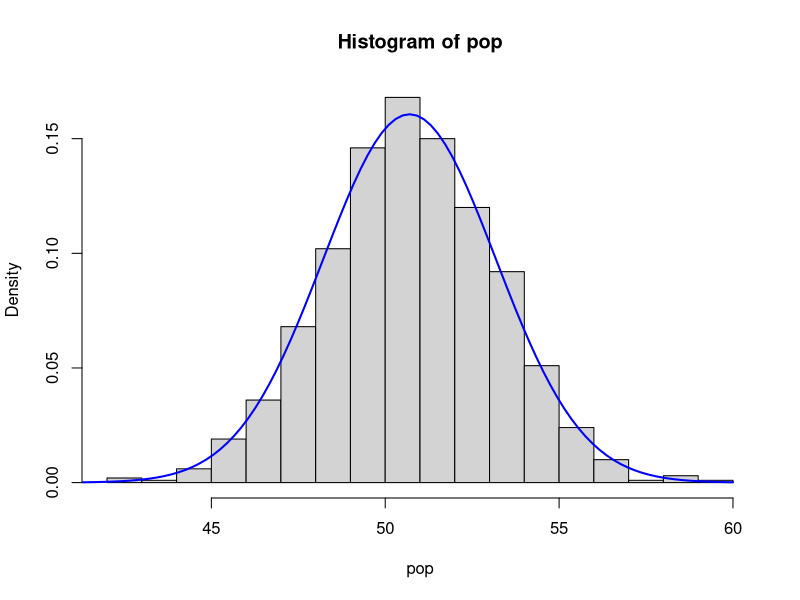
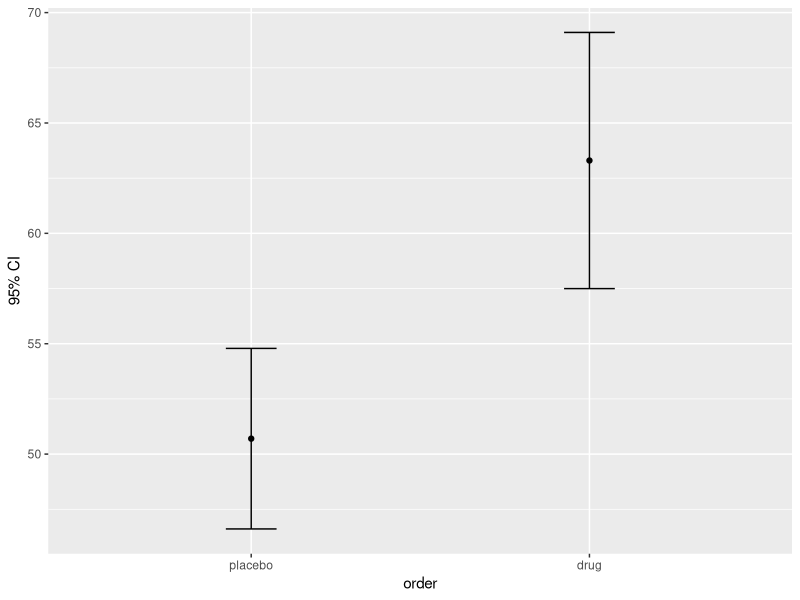
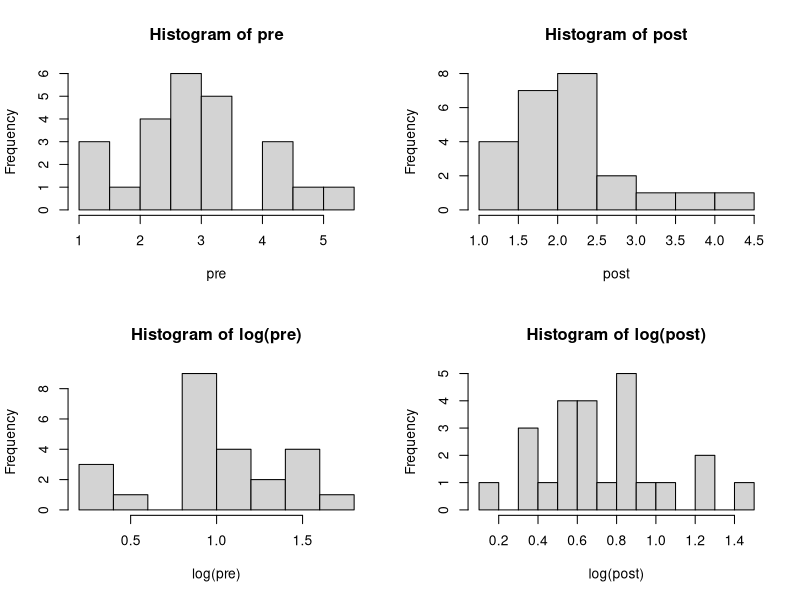
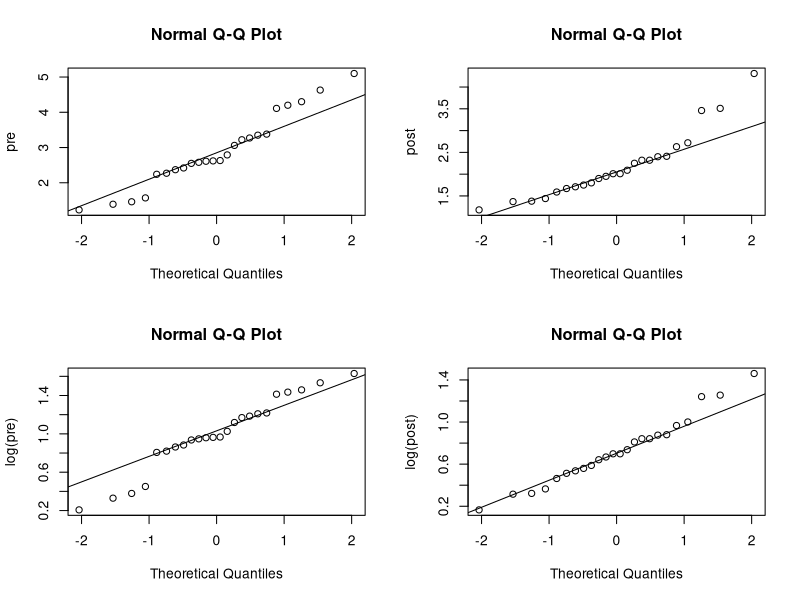

Reproduce these figures in R, in order.
## ---- chunk 1
knitr::opts_chunk$set(echo = TRUE, collapse = TRUE)
library(ggplot2)
## ---- chunk 2
# sample data
Placebo = c(54,51,58,44,55,52,42,47,58,46)
Drug = c(54,73,53,70,73,68,52,65,65,60)
## ---- chunk 3
## estimate the population parameters

## mean
pop_mean_est = mean(Placebo)

## s.d. -- use the sample variance and the Chi-square distribution
## sigma^2 = df * s^2 / chisq_est(0.5,9)

# a) compute chi-squared estimate
chisq_est = qchisq(0.5, length(Placebo)-1)

# b) compute pop sd estimate
pop_sd_est = sqrt( (length(Placebo)-1)*sd(Placebo) / chisq_est )

## check the estimated parameters
paste("Chi-square = ",round(chisq_est,4),
      " ; Pop. SD est. = ",round(pop_sd_est,4))

paste("Population mean estimate = ",round(pop_mean_est,3))

## simulate a population using the estimated population mean and sd
pop = rnorm(1000,mean=pop_mean_est,sd=pop_sd_est)

## visualize the results
hist(pop, breaks=20, freq=FALSE)
xfit = seq(40,60,length=100)
yfit = dnorm(xfit,mean=pop_mean_est,sd=pop_sd_est)
lines(xfit,yfit,col="blue",lwd = 2)

## check the parameters from the simulated population
paste("Pop. mean (simulated) = ",round(mean(pop),3),
      " ; Pop. SD (simulated) = ",round(sd(pop),4))

## ---- chunk 4
## t_critical: # 2.26 = t-score for 97.5% area
# Placebo and Drug are the same length so this works for both
t_0.975 = qt(p = .975, df = length(Placebo)-1)
paste0("t_crit = ",round(t_0.975,4))  # 2.26 = z-score for 97.5% area

## placebo
Pmean = mean(Placebo)
Pse=sd(Placebo)/sqrt(length(Placebo))

# 95% CI
c(Pmean - Pse * t_0.975, Pmean + Pse * t_0.975)

## drug
Dmean = mean(Drug)
Dse=sd(Drug)/sqrt(length(Drug))

# 95% CI
c(Dmean - Dse * t_0.975, Dmean + Dse * t_0.975)
## ---- chunk 5
# confidence intervals
ci1 = t.test(Placebo, mu=mean(pop))$conf.int[1:2]  # placebo
ci2 = t.test(Drug, mu=mean(pop))$conf.int[1:2]  # drug
c(ci1,ci2)

##############################################################
# visualize confidence intervals with a quick plot (ggplot2)
data.df = data.frame(group = c("placebo","drug"),
                     mean = c(mean(Placebo),mean(Drug)),
                     ci_low = c(ci1[1],ci2[1]),
                     ci_hi  = c(ci1[2],ci2[2]) )
# this is needed to plot groups in the desired order
# (default is alphabetical)
data.df$order = factor(data.df$group, as.character(data.df$group))
qplot(x    = order,
      y    = mean, ylab="95% CI",
      data = data.df) +
  geom_errorbar(aes(ymin  = ci_low,
                    ymax  = ci_hi,
                    width = 0.15))
## ---- chunk 6
# Placebo sample
t.test(Placebo, mu=mean(pop))
t.test(Placebo, mu=mean(Placebo))

# Drug sample
t.test(Drug, mu=mean(pop))
t.test(Drug, mu=mean(Placebo))
## ---- chunk 7
# mean difference
mean_diff = mean(Drug) - mean(Placebo)  # 12.6
mean_diff

# SE of the difference
se_diff = sqrt ( var(Placebo)/length(Placebo) + 
                   var(Drug) /length(Drug) )
se_diff

# critical t-value
t_crit = abs(qt(p=0.025, df=18))  # same as qt(p=0.975, df=18)
t_crit

# 95% CI
c(mean_diff - t_crit * se_diff, mean_diff +  t_crit * se_diff)
## ---- chunk 8
# compute the test statistic for the mean difference
t_score = mean_diff / se_diff
t_score

# degrees of freedom for 2-sample test
df_2sample = length(Placebo)+length(Drug)-2

# compute a two-sided p-value
2*pt(q = t_score, df = df_2sample, lower.tail = F)

# perform two versions of a 2-sample test using R
t.test(Drug, Placebo, var.equal = T)  # standard test
t.test(Drug, Placebo, var.equal = F)  # Welch's approximation
## ---- chunk 9
## manual p-value using the t-statistic

# paired mean difference
pair_diff = Drug-Placebo

# SE of the difference
se_diff = sd(pair_diff)/sqrt(length(pair_diff))

# observed t-statistic
t_stat = mean(pair_diff)/se_diff
t_stat

# probability
2*pt(t_stat, df=9, lower.tail = F)
## ---- chunk 10
# manual p-value using the t-statistic
pair_diff = Drug-Placebo

se_diff = sd(pair_diff)/sqrt(length(pair_diff))
t_stat = mean(pair_diff)/se_diff
t_stat
2*pt(t_stat, df=9, lower.tail = F)

## ---- chunk 11
# R command for one-sample t-test of the difference in means
t.test(pair_diff, mu=0)

## ---- chunk 12
# t.test(treatment, control, ...)
t.test(Drug, Placebo, paired = T, var.equal = T)
t.test(Drug, Placebo, paired = T, var.equal = F)

## ---- chunk 13
#####################################################################
# plasma triglyceride levels in the population (mg/ml)
# borderline high = 2-4 vs. normal < 2
# testing before and after diet and exercise changes (expect a decrease)
pre = c(2.55,3.38,2.37,4.11,3.27,2.58,4.20,3.22,5.10,2.62,3.06,1.23,2.27,2.24,1.39,2.63,2.61,4.30,1.46,3.35,2.79,2.42,4.63,1.57)
post = c(1.59,3.51,1.44,2.32,1.75,1.67,1.90,1.37,2.72,1.80,2.40,2.01,2.41,1.38,1.18,4.31,2.09,2.32,2.63,2.25,1.71,2.01,1.95,3.46)
#####################################################################
## ---- chunk 14
################################################################
## histograms (breaks = 10)
par(mfrow=c(2,2))

# raw data
hist(pre,breaks=10)
hist(post,breaks=10)

# check distributions after log-transformation
hist(log(pre),breaks=10)
hist(log(post),breaks=10)

################################################################
## QQ-plots: use `qqnorm(data, ylab="data"; qqline(data)`
par(mfrow=c(2,2))

# QQ-plot - raw data for pre and post
qqnorm(pre,ylab="pre"); qqline(pre)
qqnorm(post,ylab="post"); qqline(post)

# QQ-plot - log data for pre and post
qqnorm(log(pre),ylab="log(pre)"); qqline(log(pre))
qqnorm(log(post),ylab="log(post)"); qqline(log(post))

################################################################
## Shapiro-Wilk tests - `shapiro.test(your_data_here)`
shapiro.test(pre)   # pre-treatment
shapiro.test(post)  # post-treatment

shapiro.test(log(pre))   # pre-treatment
shapiro.test(log(post))  # post-treatment
## ---- chunk 15

## do t-tests using the original and transformed data
t.test(post,pre,paired=T)
t.test(log(post),log(pre),paired=T)
## ---- chunk 16

## compute the 95% CI for the two samples in their original units

#####################################################################
# post-treatment -- by hand!
mean_prime = mean(log(post))
sd_prime = sqrt( sum( (log(post) - mean_prime)^2 /(length(post)-1)) )
se_prime = sd_prime/sqrt(length(post))
tcrit = qt(0.975,df=length(post))
tcrit
ci_post = c(mean_prime - tcrit*se_prime, mean_prime + tcrit*se_prime)
ci_post
ci_post_orig = exp(ci_post)
ci_post_orig
## ---- chunk 17
#############################################################
## post-treatment t-test
t_post = t.test(log(post),mu=mean(log(post)))
t_post

# get the CI data
ci95_post_log = t_post$conf.int[1:2]

# back-transform
ci95_post = exp(ci95_post_log)
ci95_post

#############################################################
# pre-treatment t-test
t_pre = t.test(log(pre),mu=mean(log(pre)))
t_pre

# get the CI data
ci95_pre_log = t_pre$conf.int[1:2]
ci95_pre_log

# back-transform
ci95_pre = exp(ci95_pre_log)
ci95_pre
## ---- chunk 18
# sign test for the triglyceride data

# difference in the two samples
tri_diff = post - pre

neg_count = sum(tri_diff < 0)
neg_count
pos_count = sum(tri_diff > 0)
test_stat = ifelse(neg_count < pos_count, neg_count, pos_count)

# binomial probability of seeing neg_count or more
prob_obs = pbinom(test_stat, length(tri_diff), prob=0.5)

# total two-tailed probability
2*prob_obs
## ---- chunk 19
# compute paired log differences
log_tri_diff = log(post) - log(pre)
rank_diff = rank(abs(log_tri_diff))

# Calculate the Wilcoxon W statistic
w_stat = sum(sign(log_tri_diff) * rank_diff)
w_stat
## ---- chunk 20
# w stat
n = length(log_tri_diff)
sigma_w = n*(n+1)*(2*n+1) / 6
z_w = w_stat / sqrt(sigma_w)
2*pnorm(z_w)
## ---- chunk 21
# computing the V statistic
diff_neg = rank_diff[log_tri_diff < 0]
diff_neg
t_neg = sum(diff_neg)
t_neg
diff_pos = rank_diff[log_tri_diff > 0]
diff_pos
t_pos = sum(diff_pos)
t_pos

v_stat = min(t_neg,t_pos)
v_stat



# v stat
mean_v = n*(n+1)/4
sigma_v = n*(n+1)*(2*n+1) / 24
z_v = (v_stat - mean_v) / sqrt(sigma_v)
2*pnorm(z_v)
## ---- chunk 22
# test raw data
wilcox.test(post, pre, paired=T)

# test log data
wilcox.test(log(post), log(pre), paired=T)
## ---- chunk 23

n = length(pre)  # n is the same for both sets
r_min = n*(n+1)/2 # minimum rank

# ranks
Data = c(log(pre),log(post))
DataRank = rank(abs(Data))
DataRank

# rank sums for each sample
DataRankSums = tapply(DataRank,rep(c("pre","post"),each=n),sum)
DataRankSums

t_pre  = DataRankSums["pre"]
t_post  = DataRankSums["post"]
## ---- chunk 24
# test statistic
w_pre = t_pre - r_min
w_pre
w_post = t_post - r_min
w_post

# use the minimum U-stat (called W here) as the test statistic
w_stat = min(w_pre,w_post)
w_stat

# parameters for distribution
mu_w = n^2 / 2
mu_w

sigma_w = (n^2/12) * (2*n + 1)
sd_w = sqrt(sigma_w)

## ---- chunk 25
# z-score
z_w = (w_stat - mu_w)/sd_w
z_w

# these are equivalent
2*pnorm(z_w,lower.tail=T)
2*pnorm(w_stat, mean=mu_w, sd=sd_w,lower.tail=T)
## ---- chunk 26
# raw data
wilcox.test(post,pre, paired=FALSE)

# log-transformed data
wilcox.test(log(post),log(pre), paired=FALSE)
